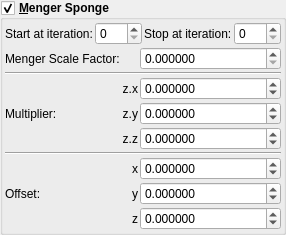
    <widget class="MyGroupBox" name="groupCheck_transf_function_enabled">
     <property name="font">
      <font>
       <weight>75</weight>
       <bold>true</bold>
      </font>
     </property>
     <property name="toolTip">
      <string/>
     </property>
     <property name="title">
      <string>&amp;Menger Sponge</string>
     </property>
     <property name="checkable">
      <bool>true</bool>
     </property>
     <layout class="QVBoxLayout" name="verticalLayout_30" stretch="0,0">
      <property name="spacing">
       <number>2</number>
      </property>
      <property name="leftMargin">
       <number>2</number>
      </property>
      <property name="topMargin">
       <number>2</number>
      </property>
      <property name="rightMargin">
       <number>2</number>
      </property>
      <property name="bottomMargin">
       <number>2</number>
      </property>
      <item>
       <layout class="QGridLayout" name="gridLayout_14">
        <item row="0" column="2">
         <widget class="QLabel" name="label_252">
          <property name="font">
           <font>
            <weight>50</weight>
            <bold>false</bold>
           </font>
          </property>
          <property name="text">
           <string>Stop at iteration:</string>
          </property>
         </widget>
        </item>
        <item row="0" column="0">
         <widget class="QLabel" name="label_67">
          <property name="font">
           <font>
            <weight>50</weight>
            <bold>false</bold>
           </font>
          </property>
          <property name="text">
           <string>Start at iteration:</string>
          </property>
         </widget>
        </item>
        <item row="0" column="3">
         <widget class="MySpinBox" name="spinboxInt_transf_stop_iterations_M">
          <property name="sizePolicy">
           <sizepolicy hsizetype="Minimum" vsizetype="Maximum">
            <horstretch>0</horstretch>
            <verstretch>0</verstretch>
           </sizepolicy>
          </property>
          <property name="font">
           <font>
            <weight>50</weight>
            <bold>false</bold>
           </font>
          </property>
          <property name="maximum">
           <number>250</number>
          </property>
         </widget>
        </item>
        <item row="0" column="1">
         <widget class="MySpinBox" name="spinboxInt_transf_start_iterations_M">
          <property name="sizePolicy">
           <sizepolicy hsizetype="Minimum" vsizetype="Maximum">
            <horstretch>0</horstretch>
            <verstretch>0</verstretch>
           </sizepolicy>
          </property>
          <property name="font">
           <font>
            <weight>50</weight>
            <bold>false</bold>
           </font>
          </property>
          <property name="maximum">
           <number>250</number>
          </property>
         </widget>
        </item>
       </layout>
      </item>
      <item>
       <layout class="QGridLayout" name="gridLayout_64" columnstretch="0,0,1">
        <property name="spacing">
         <number>2</number>
        </property>
        <item row="0" column="2">
         <widget class="MyDoubleSpinBox" name="spinbox_transf_scale_3">
          <property name="sizePolicy">
           <sizepolicy hsizetype="Minimum" vsizetype="Maximum">
            <horstretch>0</horstretch>
            <verstretch>0</verstretch>
           </sizepolicy>
          </property>
          <property name="font">
           <font>
            <weight>50</weight>
            <bold>false</bold>
           </font>
          </property>
          <property name="prefix">
           <string/>
          </property>
          <property name="suffix">
           <string/>
          </property>
          <property name="decimals">
           <number>6</number>
          </property>
          <property name="minimum">
           <double>0.000000000000000</double>
          </property>
          <property name="maximum">
           <double>99.989999999999995</double>
          </property>
          <property name="singleStep">
           <double>0.100000000000000</double>
          </property>
         </widget>
        </item>
        <item row="2" column="1">
         <widget class="QLabel" name="label_93">
          <property name="font">
           <font>
            <weight>50</weight>
            <bold>false</bold>
           </font>
          </property>
          <property name="text">
           <string notr="true">z.x</string>
          </property>
          <property name="alignment">
           <set>Qt::AlignRight|Qt::AlignTrailing|Qt::AlignVCenter</set>
          </property>
          <property name="wordWrap">
           <bool>true</bool>
          </property>
         </widget>
        </item>
        <item row="7" column="2">
         <widget class="MyDoubleSpinBox" name="spinbox3_transf_addition_constantA_000_y">
          <property name="sizePolicy">
           <sizepolicy hsizetype="Minimum" vsizetype="Maximum">
            <horstretch>0</horstretch>
            <verstretch>0</verstretch>
           </sizepolicy>
          </property>
          <property name="font">
           <font>
            <weight>50</weight>
            <bold>false</bold>
           </font>
          </property>
          <property name="prefix">
           <string/>
          </property>
          <property name="suffix">
           <string/>
          </property>
          <property name="decimals">
           <number>6</number>
          </property>
          <property name="minimum">
           <double>-99.989999999999995</double>
          </property>
          <property name="maximum">
           <double>99.989999999999995</double>
          </property>
          <property name="singleStep">
           <double>0.100000000000000</double>
          </property>
         </widget>
        </item>
        <item row="4" column="2">
         <widget class="MyDoubleSpinBox" name="spinbox3_transf_constant_multiplierA_111_z">
          <property name="sizePolicy">
           <sizepolicy hsizetype="Minimum" vsizetype="Maximum">
            <horstretch>0</horstretch>
            <verstretch>0</verstretch>
           </sizepolicy>
          </property>
          <property name="font">
           <font>
            <weight>50</weight>
            <bold>false</bold>
           </font>
          </property>
          <property name="prefix">
           <string/>
          </property>
          <property name="suffix">
           <string/>
          </property>
          <property name="decimals">
           <number>6</number>
          </property>
          <property name="minimum">
           <double>-99.989999999999995</double>
          </property>
          <property name="maximum">
           <double>99.989999999999995</double>
          </property>
          <property name="singleStep">
           <double>0.100000000000000</double>
          </property>
         </widget>
        </item>
        <item row="5" column="0" colspan="3">
         <widget class="Line" name="line_56">
          <property name="orientation">
           <enum>Qt::Horizontal</enum>
          </property>
         </widget>
        </item>
        <item row="0" column="0">
         <widget class="QLabel" name="label_64">
          <property name="font">
           <font>
            <weight>50</weight>
            <bold>false</bold>
           </font>
          </property>
          <property name="text">
           <string>Menger Scale Factor:</string>
          </property>
         </widget>
        </item>
        <item row="3" column="1">
         <widget class="QLabel" name="label_90">
          <property name="font">
           <font>
            <weight>50</weight>
            <bold>false</bold>
           </font>
          </property>
          <property name="text">
           <string notr="true">z.y</string>
          </property>
          <property name="alignment">
           <set>Qt::AlignRight|Qt::AlignTrailing|Qt::AlignVCenter</set>
          </property>
         </widget>
        </item>
        <item row="8" column="2">
         <widget class="MyDoubleSpinBox" name="spinbox3_transf_addition_constantA_000_z">
          <property name="sizePolicy">
           <sizepolicy hsizetype="Minimum" vsizetype="Maximum">
            <horstretch>0</horstretch>
            <verstretch>0</verstretch>
           </sizepolicy>
          </property>
          <property name="font">
           <font>
            <weight>50</weight>
            <bold>false</bold>
           </font>
          </property>
          <property name="prefix">
           <string/>
          </property>
          <property name="suffix">
           <string/>
          </property>
          <property name="decimals">
           <number>6</number>
          </property>
          <property name="minimum">
           <double>-99.989999999999995</double>
          </property>
          <property name="maximum">
           <double>99.989999999999995</double>
          </property>
          <property name="singleStep">
           <double>0.100000000000000</double>
          </property>
         </widget>
        </item>
        <item row="2" column="2">
         <widget class="MyDoubleSpinBox" name="spinbox3_transf_constant_multiplierA_111_x">
          <property name="sizePolicy">
           <sizepolicy hsizetype="Minimum" vsizetype="Maximum">
            <horstretch>0</horstretch>
            <verstretch>0</verstretch>
           </sizepolicy>
          </property>
          <property name="font">
           <font>
            <weight>50</weight>
            <bold>false</bold>
           </font>
          </property>
          <property name="prefix">
           <string/>
          </property>
          <property name="suffix">
           <string/>
          </property>
          <property name="decimals">
           <number>6</number>
          </property>
          <property name="minimum">
           <double>-99.989999999999995</double>
          </property>
          <property name="maximum">
           <double>99.989999999999995</double>
          </property>
          <property name="singleStep">
           <double>0.100000000000000</double>
          </property>
         </widget>
        </item>
        <item row="6" column="1">
         <widget class="QLabel" name="label_120">
          <property name="font">
           <font>
            <weight>50</weight>
            <bold>false</bold>
           </font>
          </property>
          <property name="text">
           <string notr="true">x</string>
          </property>
          <property name="alignment">
           <set>Qt::AlignRight|Qt::AlignTrailing|Qt::AlignVCenter</set>
          </property>
         </widget>
        </item>
        <item row="8" column="1">
         <widget class="QLabel" name="label_122">
          <property name="font">
           <font>
            <weight>50</weight>
            <bold>false</bold>
           </font>
          </property>
          <property name="text">
           <string notr="true">z</string>
          </property>
          <property name="alignment">
           <set>Qt::AlignRight|Qt::AlignTrailing|Qt::AlignVCenter</set>
          </property>
         </widget>
        </item>
        <item row="4" column="1">
         <widget class="QLabel" name="label_98">
          <property name="font">
           <font>
            <weight>50</weight>
            <bold>false</bold>
           </font>
          </property>
          <property name="text">
           <string notr="true">z.z</string>
          </property>
          <property name="alignment">
           <set>Qt::AlignRight|Qt::AlignTrailing|Qt::AlignVCenter</set>
          </property>
         </widget>
        </item>
        <item row="6" column="2">
         <widget class="MyDoubleSpinBox" name="spinbox3_transf_addition_constantA_000_x">
          <property name="sizePolicy">
           <sizepolicy hsizetype="Minimum" vsizetype="Maximum">
            <horstretch>0</horstretch>
            <verstretch>0</verstretch>
           </sizepolicy>
          </property>
          <property name="font">
           <font>
            <weight>50</weight>
            <bold>false</bold>
           </font>
          </property>
          <property name="prefix">
           <string/>
          </property>
          <property name="suffix">
           <string/>
          </property>
          <property name="decimals">
           <number>6</number>
          </property>
          <property name="minimum">
           <double>-99.989999999999995</double>
          </property>
          <property name="maximum">
           <double>99.989999999999995</double>
          </property>
          <property name="singleStep">
           <double>0.100000000000000</double>
          </property>
         </widget>
        </item>
        <item row="6" column="0" rowspan="3">
         <widget class="QLabel" name="label_255">
          <property name="font">
           <font>
            <weight>50</weight>
            <bold>false</bold>
           </font>
          </property>
          <property name="text">
           <string>Offset:</string>
          </property>
         </widget>
        </item>
        <item row="7" column="1">
         <widget class="QLabel" name="label_121">
          <property name="font">
           <font>
            <weight>50</weight>
            <bold>false</bold>
           </font>
          </property>
          <property name="text">
           <string notr="true">y</string>
          </property>
          <property name="alignment">
           <set>Qt::AlignRight|Qt::AlignTrailing|Qt::AlignVCenter</set>
          </property>
         </widget>
        </item>
        <item row="3" column="2">
         <widget class="MyDoubleSpinBox" name="spinbox3_transf_constant_multiplierA_111_y">
          <property name="sizePolicy">
           <sizepolicy hsizetype="Minimum" vsizetype="Maximum">
            <horstretch>0</horstretch>
            <verstretch>0</verstretch>
           </sizepolicy>
          </property>
          <property name="font">
           <font>
            <weight>50</weight>
            <bold>false</bold>
           </font>
          </property>
          <property name="prefix">
           <string/>
          </property>
          <property name="suffix">
           <string/>
          </property>
          <property name="decimals">
           <number>6</number>
          </property>
          <property name="minimum">
           <double>-99.989999999999995</double>
          </property>
          <property name="maximum">
           <double>99.989999999999995</double>
          </property>
          <property name="singleStep">
           <double>0.100000000000000</double>
          </property>
         </widget>
        </item>
        <item row="1" column="0" colspan="3">
         <widget class="Line" name="line_57">
          <property name="orientation">
           <enum>Qt::Horizontal</enum>
          </property>
         </widget>
        </item>
        <item row="2" column="0" rowspan="3">
         <widget class="QLabel" name="label_91">
          <property name="font">
           <font>
            <weight>50</weight>
            <bold>false</bold>
           </font>
          </property>
          <property name="text">
           <string>Multiplier:</string>
          </property>
         </widget>
        </item>
       </layout>
      </item>
     </layout>
    </widget>
